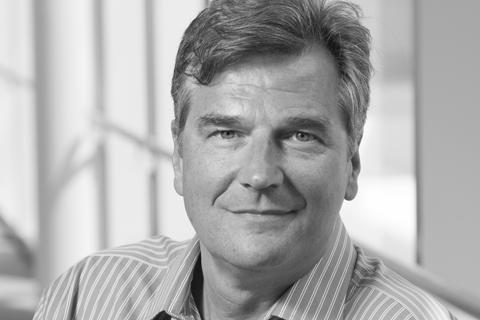
%> input picture Handout/Week 3 - Combining Images/Code/Quantization/face.jpg, 480 x 320 px
$ octave Quantization.m   (GNU Octave 9; MATLAB toolbox functions it lacks are replaced by stand-ins)
%> lines starting %> are read from the running program, lines starting %| are printed output that depends on the picture; in (x1, y1, x2, y2) boxes, pixels count from 0 and x2, y2 are one past the last pixel; in counts of white or black regions, pixels touching at a corner belong together; the program's own positions count from 1
% EE368/CS232 Digital Image Processing
% Bernd Girod
% Department of Electrical Engineering, Stanford University

% Script by Qiyuan Tian and David Chen
% Quantization: how many bits per pixel?

clear, clc, close all;

% Load test image
img = double(imread('face.jpg'));
%> img: size 320x480 double; min 4, max 255, mean 173.4; mean of the top-left, top-right, bottom-left and bottom-right quarters 195.4, 149.9, 186.9, 161.3

% Loop over number of bits
for numOfBit = 1 : 8
%> this loop made 8 passes; what is shown inside it comes from the first
    % Quantize to given number of bits
    numOfLevel = 2.^ numOfBit;
    levelGap = 256 / numOfLevel;
    quantizedImg = uint8(ceil(img / levelGap) * levelGap - 1); % quantization
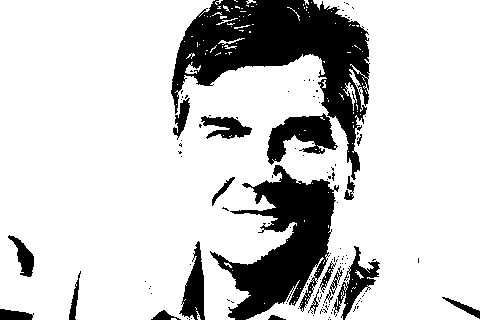
%> quantizedImg: size 320x480 uint8; values 127 (black) and 255 (white), 80.6% white; 129 black regions (109 under 20 px), largest, box (x1, y1, x2, y2) and area: (171, 0, 370, 180) 13649, (210, 165, 339, 320) 8872, (267, 113, 338, 165) 1893

    % Plot image
    subplot(2, 4, 9 - numOfBit), imshow(quantizedImg);
    if numOfBit == 1
        name = [num2str(numOfBit) '-bit'];
    else
        name = [num2str(numOfBit) '-bits'];
    end
    title(name);

    % Save image
    imwrite(quantizedImg, ['Quantization_' name '.png'] );
end %end numOfBit
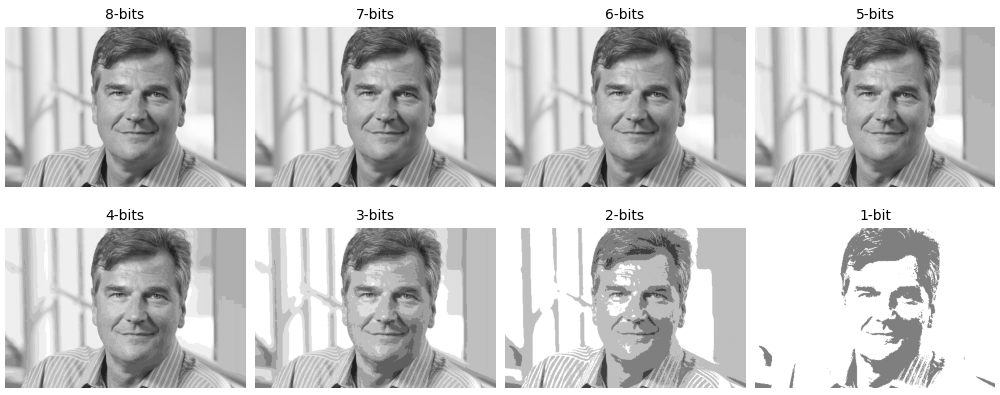
%> figure redrawn from the program's plot data, 8 panels

$ run again, with Handout/Week 3 - Combining Images/Code/Quantization/1.pgm saved as Handout/Week 3 - Combining Images/Code/Quantization/face.jpg
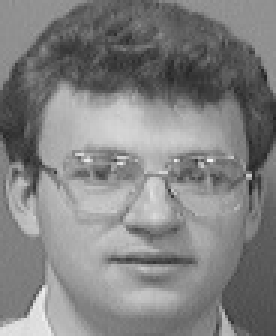
%> input picture Handout/Week 3 - Combining Images/Code/Quantization/1.pgm, 92 x 112 px (shown 3 times larger)
%> `quantizedImg = uint8(ceil(img / levelGap) * levelGap - 1);`:
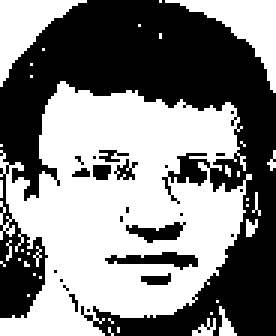
%> quantizedImg: size 112x92 uint8 (shown 3 times larger); values 127 (black) and 255 (white), 51.7% white; 23 black regions (16 under 20 px), largest, box (x1, y1, x2, y2) and area: (0, 0, 92, 112) 4660, (35, 84, 66, 90) 97, (42, 74, 62, 81) 74
